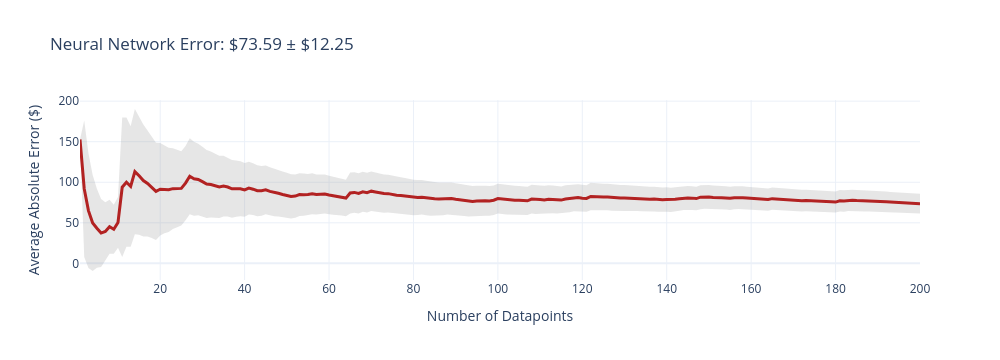
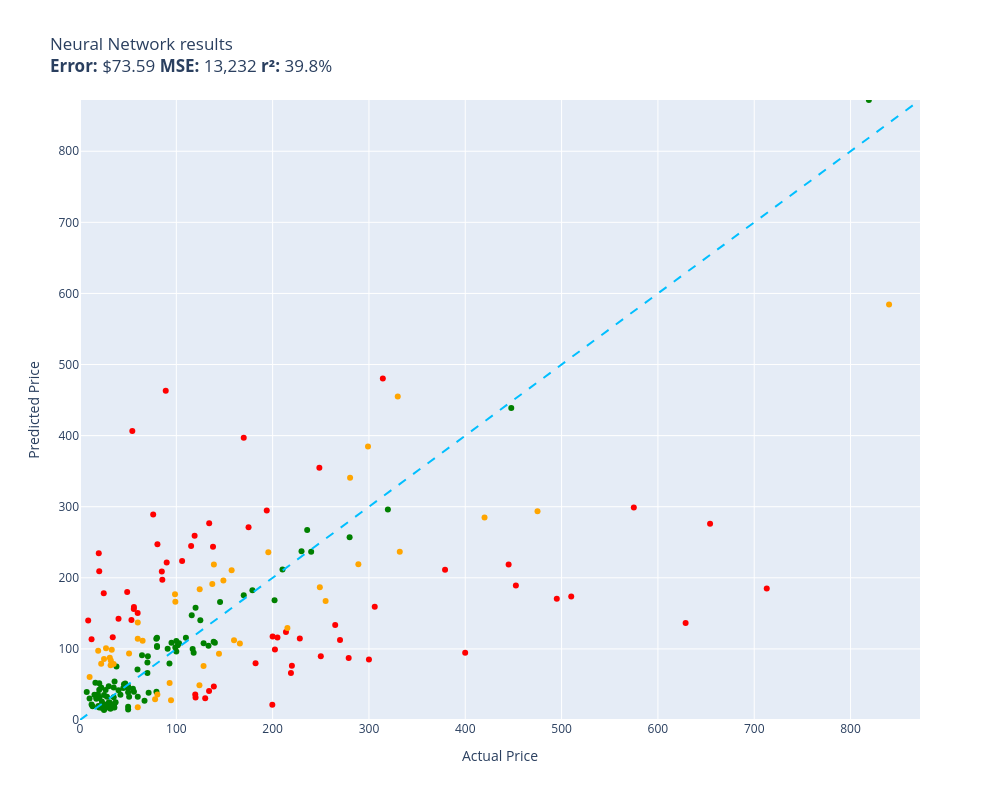

Source (notebook cell) for these figures, in order:
### Code cell
evaluate(neural_network, test)

### Figure 1 — Plotly figure (JSON) as saved in the notebook; plotly's stock layout.template omitted (floating-point values rounded to 4 significant figures; data arrays with more than 128 entries replaced by an {"elided": "..."} marker saying what was removed)
{"data": [{"fill": "toself", "fillcolor": "rgba(128,128,128,0.2)", "hoverinfo": "skip", "line": {"color": "rgba(255,255,255,0)"}, "name": "95% CI", "showlegend": false, "type": "scatter", "x": {"elided": "400 int values"}, "y": {"elided": "400 float values"}}, {"customdata": {"elided": "200x1 float values"}, "hovertemplate": "n=%{x}<br>Avg Error=$%{y:,.2f}<br>±95% CI=$%{customdata[0]:,.2f}<extra></extra>", "line": {"color": "firebrick", "width": 3}, "mode": "lines", "name": "Cumulative Avg Error", "type": "scatter", "x": {"elided": "200 int values"}, "y": {"elided": "200 float values"}}], "layout": {"height": 360, "showlegend": false, "title": {"text": "Neural Network Error: $73.59 ± $12.25"}, "width": 1000, "xaxis": {"title": {"text": "Number of Datapoints"}}, "yaxis": {"title": {"text": "Average Absolute Error ($)"}}}}

### Figure 2 — Plotly figure (JSON) as saved in the notebook; plotly's stock layout.template omitted (floating-point values rounded to 4 significant figures)
{"data": [{"customdata": [["Old Blood Noise Excess V2 Distortion Cho...\nGuess=$66.27 Actual=$219.00"], ["Bam France 2002XL Contoured Hightech Bla...\nGuess=$184.98 Actual=$713.00"], ["Metabo HPT 36V MultiVolt™ Cordless Rotar...\nGuess=$211.30 Actual=$379.00"], ["Innovative Percussion CB-6 Chamois Bass ...\nGuess=$406.49 Actual=$54.32"], ["PEMP E65 E66 CDC Simulate Optical Fiber ...\nGuess=$259.18 Actual=$119.00"], ["Intermatic PX300 12V 300W Transformer wi...\nGuess=$40.94 Actual=$134.00"], ["HK SYSTEMS 13\" Heavy Duty Black \"Push\" O...\nGuess=$209.03 Actual=$84.95"], ["SKB iSeries 3i-13096-6KP Case for BlackM...\nGuess=$271.19 Actual=$174.99"], ["DEWALT 20V MAX* XR Impact Driver with Bl...\nGuess=$189.13 Actual=$452.53"], ["Mini PC, Kinupute Desktop Computer E3-12...\nGuess=$170.69 Actual=$495.00"], ["Scranton & Co 3 Drawer Mobile File Cabin...\nGuess=$244.85 Actual=$115.35"], ["Task T24287 Roman Ogee Router Bit with 1...\nGuess=$155.99 Actual=$55.88"], ["Travelpro Platinum Elite Slim Business L...\nGuess=$123.91 Actual=$213.83"], ["JRready ST6313 DT Deutsch Connector Kit,...\nGuess=$21.50 Actual=$199.68"], ["Dakota Alert MURS Alert Probe Sensor - M...\nGuess=$76.18 Actual=$219.99"], ["3D Tree Hole Branches 075 Stair Risers D...\nGuess=$30.52 Actual=$129.99"], ["Fjallraven, Kanken Laptop 15\" Backpack f...\nGuess=$35.72 Actual=$119.65"], ["Projector, CRAZVIEW Projector with WiFi ...\nGuess=$140.72 Actual=$53.40"], ["Diversitech WG840585 Motor, (Ddb) 1/3Hp,...\nGuess=$276.72 Actual=$134.12"], ["MC: Pindicator (Dual Intensity Amber)\nGuess=$142.26 Actual=$40.00"], ["Evan-Fischer Front Bumper Cover Compatib...\nGuess=$98.99 Actual=$202.38"], ["Poison Spyder 10-08-020 Rocker Knocker\nGuess=$136.37 Actual=$628.76"], ["DIMARZIO 204284 DP 163FBK Blues Bucker G...\nGuess=$221.38 Actual=$89.99"], ["Lighted Triangle Mirror Cabinet Bathroom...\nGuess=$218.63 Actual=$445.00"], ["BESTILL Wall Mounted Shower Faucet Set, ...\nGuess=$289.15 Actual=$76.00"], ["Pidoko Kids Train Table, Grey with 90 Pc...\nGuess=$31.67 Actual=$119.97"], ["Satco S9596, 4 Count (Pack of 1), 4.18\nGuess=$113.64 Actual=$12.00"], ["ANZO USA 111207 GMC SIERRA 99-06 / YUKON...\nGuess=$79.89 Actual=$182.28"], ["Kingston Brass KS269SN Kingston Clawfoot...\nGuess=$159.14 Actual=$305.99"], ["KS K-STORM Replacement Silicone Mushroom...\nGuess=$140.04 Actual=$8.50"], ["Pioneer 2AM401-BN Two Handle Kitchen Fau...\nGuess=$114.62 Actual=$228.22"], ["LSSAGOON Backpack for Women Teen Kids Gi...\nGuess=$116.24 Actual=$33.99"], ["Aeromotive 13304 Regulator, X1 Adjustabl...\nGuess=$112.55 Actual=$269.95"], ["Walker Exhaust Ultra EPA 16478 Direct Fi...\nGuess=$299.04 Actual=$574.99"], ["Canon Sure Shot 90u 35mm Date Camera\nGuess=$94.51 Actual=$399.89"], ["AC Compressor & A/C Kit For BMW 335i 335...\nGuess=$480.28 Actual=$314.41"], ["Ibanez M510OVS Acoustic Mandolin in Vint...\nGuess=$397.17 Actual=$169.99"], ["Berta (6 Pieces) 1-1/4 inch Overlay, 90 ...\nGuess=$178.14 Actual=$24.66"], ["Chalkboard Name Badges with Magnetic Bac...\nGuess=$209.25 Actual=$19.95"], ["Linkloos Solar Street Lights Outdoor Wat...\nGuess=$159.09 Actual=$55.99"], ["CradlePoint Compact Broadband Router (CB...\nGuess=$462.95 Actual=$89.00"], ["Universal Power Group 12V 100Ah Sealed L...\nGuess=$117.62 Actual=$199.99"], ["Hp Pavilion P7-1257c Motherboard Aahd3-h...\nGuess=$150.67 Actual=$59.86"], ["New Replacement seat cover fits Yamaha M...\nGuess=$47.28 Actual=$138.95"], ["ECCPP Power Steering Pump for 2009-2010 ...\nGuess=$197.16 Actual=$85.48"], ["SP Air Corporation SP-8102BU 1/4-Inch He...\nGuess=$115.95 Actual=$204.99"], ["ASUS VY279HE-W 27” 1080P Monitor - White...\nGuess=$243.52 Actual=$138.10"], ["Music Hall pa15.3 MM/MC Phono Preamplifi...\nGuess=$89.83 Actual=$250.00"], ["Diversitech UC2436-3 Ultralite Condenser...\nGuess=$247.26 Actual=$80.39"], ["Lorell Bell Chair Glide, 2.5\", Black\nGuess=$234.57 Actual=$19.50"], ["4 Inches Rolled Muffler Tip Catback Exha...\nGuess=$294.77 Actual=$193.88"], ["Competition Clutch Disc and Pressure Pla...\nGuess=$173.86 Actual=$510.00"], ["APS iBoard (304 Stainless Steel Polished...\nGuess=$133.73 Actual=$264.95"], ["KUNFINE Android Radio CarPlay & Android ...\nGuess=$223.56 Actual=$106.00"], ["VIPMOTOZ Sequential Turn Signal Premium ...\nGuess=$87.38 Actual=$278.94"], ["A-Premium Front Suspension Steering Knuc...\nGuess=$179.99 Actual=$48.99"], ["Empava 24\" Single Wall Ovens 10 Cooking ...\nGuess=$276.22 Actual=$654.14"], ["HP Laserjet 2100 Laser Printer W/Test Pr...\nGuess=$84.96 Actual=$299.98"], ["PowerSport Front Rear Brakes and Rotors ...\nGuess=$354.86 Actual=$248.51"]], "hovertemplate": "%{customdata[0]}<extra></extra>", "legendgroup": "red", "marker": {"color": "red", "size": 6, "symbol": "circle"}, "mode": "markers", "name": "red", "orientation": "v", "showlegend": true, "type": "scatter", "x": [219.0, 713.0, 379.0, 54.32, 119.0, 134.0, 84.95, 175.0, 452.5, 495.0, 115.3, 55.88, 213.8, 199.7, 220.0, 130.0, 119.7, 53.4, 134.1, 40.0, 202.4, 628.8, 89.99, 445.0, 76.0, 120.0, 12.0, 182.3, 306.0, 8.5, 228.2, 33.99, 269.9, 575.0, 399.9, 314.4, 170.0, 24.66, 19.95, 55.99, 89.0, 200.0, 59.86, 138.9, 85.48, 205.0, 138.1, 250.0, 80.39, 19.5, 193.9, 510.0, 264.9, 106.0, 278.9, 48.99, 654.1, 300.0, 248.5], "xaxis": "x", "y": [66.27, 185.0, 211.3, 406.5, 259.2, 40.94, 209.0, 271.2, 189.1, 170.7, 244.8, 156.0, 123.9, 21.5, 76.18, 30.52, 35.72, 140.7, 276.7, 142.3, 98.99, 136.4, 221.4, 218.6, 289.2, 31.67, 113.6, 79.89, 159.1, 140.0, 114.6, 116.2, 112.5, 299.0, 94.51, 480.3, 397.2, 178.1, 209.2, 159.1, 462.9, 117.6, 150.7, 47.28, 197.2, 115.9, 243.5, 89.83, 247.3, 234.6, 294.8, 173.9, 133.7, 223.6, 87.38, 180.0, 276.2, 84.96, 354.9], "yaxis": "y"}, {"customdata": [["telpo Headlight Assembly Fit For 15 Camr...\nGuess=$147.31 Actual=$115.99"], ["NewPower99 Battery Kit for Samsung Galax...\nGuess=$43.90 Actual=$54.95"], ["EXMAX NG-10X Fresnel Lens Focusing Adapt...\nGuess=$66.23 Actual=$69.98"], ["Stand for Raven Pro Document Scanner - P...\nGuess=$47.56 Actual=$29.85"], ["RBC12-UPC Replacement Battery Cartridge ...\nGuess=$237.39 Actual=$229.99"], ["8544771 Dryer Heating Element, 279816 Th...\nGuess=$17.74 Actual=$35.74"], ["46mm Digital Pro High-Resolution Close-U...\nGuess=$51.74 Actual=$19.99"], ["Panasonic KX-TG6511B DECT 6.0 PLUS Expan...\nGuess=$114.43 Actual=$79.20"], ["LOVE MEI Galaxy S10 Lite Case, Military ...\nGuess=$17.96 Actual=$32.98"], ["GJY Portable TV,10.6 inch Mini TV for AT...\nGuess=$39.59 Actual=$79.36"], ["LD Products Compatible Toner Cartridge R...\nGuess=$39.16 Actual=$49.98"], ["APS iBoard 6-inch Aluminum (Black Powder...\nGuess=$211.72 Actual=$210.23"], ["June Garden 12\" Sweet Dolly Charlotte - ...\nGuess=$42.60 Actual=$19.99"], ["Clementoni 39132.5 Jigsaw Puzzle 1,000 P...\nGuess=$103.94 Actual=$79.95"], ["10GBase-LR SFP+ Transceiver, Handar 10GB...\nGuess=$31.62 Actual=$19.99"], ["Canon EOS Rebel T7 Digital SLR Camera wi...\nGuess=$872.09 Actual=$819.00"], ["Evergreen HSHB2005 Cylinder Head Gasket ...\nGuess=$70.96 Actual=$59.69"], ["Southwire 120V/15A Right Angle User Atta...\nGuess=$75.29 Actual=$37.87"], ["15\" Locking Shower Head Extension Arm in...\nGuess=$115.72 Actual=$79.95"], ["Mylites+ Standard Comic Book Mylar Sleev...\nGuess=$45.74 Actual=$34.99"], ["DALDED LED Light Kit for Lego Sonic Gree...\nGuess=$22.19 Actual=$24.99"], ["152MM Hole Saws M42 Bi-Metal High Speed ...\nGuess=$31.95 Actual=$17.99"], ["Wenger City Upgrade Laptop Backpack with...\nGuess=$166.07 Actual=$145.42"], ["AUTOFREE LED Tail Lights Assembly Compat...\nGuess=$168.60 Actual=$201.99"], ["Adams Check Payment and Deposit Register...\nGuess=$22.28 Actual=$35.49"], ["Retevis RT68 Soft Earhook Walkie Talkie ...\nGuess=$39.53 Actual=$6.99"], ["Laisomeke Waterproof Junction Box, Unive...\nGuess=$21.78 Actual=$11.99"], ["Sumerain S1339CM Double Handle Widesprea...\nGuess=$267.14 Actual=$235.86"], ["Festool 492370 Platin 2 S1000 Grit 6-Inc...\nGuess=$100.27 Actual=$91.00"], ["Western Digital Enterprise RE4-GP 2TB SA...\nGuess=$115.84 Actual=$109.95"], ["VLAND LED Smoked Taillights Compatible F...\nGuess=$236.69 Actual=$239.99"], ["PM Auto Front Right Quick Complete Strut...\nGuess=$140.21 Actual=$124.94"], ["Tablet PC Cover Compatible with Lenovo T...\nGuess=$15.98 Actual=$31.61"], ["Miyaya@ Funny Animal Masks Collection fo...\nGuess=$29.73 Actual=$16.99"], ["Trail Gear Twin Stick Kit for Top Shift ...\nGuess=$257.17 Actual=$279.92"], ["Ultra Duster Canned Air Net 10 Oz 6-Pack\nGuess=$47.35 Actual=$49.90"], ["Beck/Arnley 0421945 Air Filter\nGuess=$53.98 Actual=$35.87"], ["IQShield Screen Protector Compatible wit...\nGuess=$30.31 Actual=$9.95"], ["Liberty Imports 12 Pack: US Military Toy...\nGuess=$31.21 Actual=$16.98"], ["Neporal Full Spectrum Light Bulb, 6000K ...\nGuess=$36.19 Actual=$18.59"], ["Ceramic Talavera Mexican Tile 4x4\", 9 Pi...\nGuess=$24.91 Actual=$29.95"], ["Marvel Legends Series X-Men 6-Inch Archa...\nGuess=$101.94 Actual=$98.95"], ["EMART Photography C Stand with Boom Arm,...\nGuess=$157.92 Actual=$119.99"], ["KOHLER K-1185540-CP Assembly-Slider\nGuess=$50.37 Actual=$45.67"], ["KUNN Small Electrician Tool Pouch Utilit...\nGuess=$45.58 Actual=$21.99"], ["Trim Kit for 2-handle Shower & Tub Valve...\nGuess=$108.50 Actual=$94.99"], ["iPhone 12/12 Pro Nicaragua Guardabarranc...\nGuess=$17.73 Actual=$19.97"], ["Replacement Remote Control for PANASONIC...\nGuess=$18.07 Actual=$34.95"], ["4LT LUMINETTE Vanity Opal GLS BSN\nGuess=$111.26 Actual=$99.99"], ["4pc Wheel Spacers Adapters 4\" (2inch Per...\nGuess=$99.71 Actual=$116.95"], ["GE RPWF SmartWater Comparable Refrigerat...\nGuess=$24.80 Actual=$36.99"], ["LSI Broadcom SAS 9300-8i 8-port 12Gb/s S...\nGuess=$94.73 Actual=$118.00"], ["NewFantasia Replacement Audio Cable with...\nGuess=$24.21 Actual=$31.00"], ["DuraGo 29515020 Front Hub Assembly\nGuess=$108.11 Actual=$128.34"], ["GENUINE VOLVO THERMOSTAT (3.0, 3.2) S60 ...\nGuess=$108.09 Actual=$102.85"], ["USB Charger, CIVIE High Speed 60W Multip...\nGuess=$52.53 Actual=$15.99"], ["Pyle Wireless Rear View Backup Camera - ...\nGuess=$89.61 Actual=$70.45"], ["Kastar Battery Pack Replacement for Sony...\nGuess=$31.37 Actual=$19.99"], ["18 Inch White Undermount Kitchen Sink - ...\nGuess=$182.50 Actual=$179.00"], ["Amana Tool - SC587 Carbide Tipped 3-Wing...\nGuess=$38.39 Actual=$71.23"], ["AZX Stylus Pencil for Apple iPad Pro 202...\nGuess=$17.93 Actual=$29.99"], ["Raspberry Pi 3 Model B+ Aluminum Case Me...\nGuess=$35.57 Actual=$14.99"], ["Skullcandy Hesh Evo Bluetooth Headphones...\nGuess=$80.94 Actual=$69.99"], ["LCD Screen for Dell Inspiron 17R 17.3\" H...\nGuess=$91.24 Actual=$64.37"], ["200 ' feet True 14 Gauge AWG CCA Speaker...\nGuess=$44.88 Actual=$44.95"], ["The Puppet Company - Carpet-Unicorn, Whi...\nGuess=$18.67 Actual=$19.00"], ["KYX Racing Hardened Steel Center Drive S...\nGuess=$51.20 Actual=$46.99"], ["StonKraft Brass Chess Board Game Set wit...\nGuess=$108.60 Actual=$140.00"], ["Baumgartens Sicurix Blank PVC ID Cards (...\nGuess=$19.62 Actual=$19.11"], ["OEM Samsung Remote Control Shipped with ...\nGuess=$39.85 Actual=$56.00"], ["Venom Power Terra Hunter R/T+ R/T All-Te...\nGuess=$296.14 Actual=$319.65"], ["Custom Engagement Logo Desk Embosser Sea...\nGuess=$18.80 Actual=$49.95"], ["520 Pieces Christmas Envelope Seal Stick...\nGuess=$20.08 Actual=$25.99"], ["LD Compatible Ink Cartridge Replacement ...\nGuess=$35.39 Actual=$41.99"], ["BestPricedDecals Wine A BIT, You'll Feel...\nGuess=$19.18 Actual=$12.98"], ["VATOS 4 Packs Bubble Machine Gun for Kid...\nGuess=$16.97 Actual=$22.88"], ["Steering Wheel, Carbon Fiber Automotive ...\nGuess=$438.88 Actual=$447.74"], ["BXYJY for Samsung Galaxy Z Fold 3 Case w...\nGuess=$14.86 Actual=$49.99"], ["VONADO Space Wars Colonial Viper MK1 Bui...\nGuess=$41.99 Actual=$39.99"], ["Disney Princess Sparkling Princess Sleep...\nGuess=$14.12 Actual=$24.95"], ["sabermaster TCG Playmat yugioh playmat T...\nGuess=$18.51 Actual=$21.99"], ["Star Wars Die-Cast Metal TITANIUM Series...\nGuess=$26.12 Actual=$22.70"], ["DuraGo BR5330 Front Vented Disc Brake Ro...\nGuess=$105.27 Actual=$101.51"], ["Glovion Music Stand Light, Clip On Piano...\nGuess=$32.56 Actual=$27.99"], ["Blanco 230966 Valea Stainless Steel Sink...\nGuess=$79.64 Actual=$92.88"], ["Think Gizmos Build Your Own Robot Toys f...\nGuess=$35.26 Actual=$24.95"], ["Viola Bow 4/4 Full Size Carbon Fiber (Bl...\nGuess=$44.99 Actual=$49.99"], ["Targus CityGear Durable Backpack, Black,...\nGuess=$104.58 Actual=$133.43"], ["KZ ZS10 Pro in Ear Monitor Headphone KZ ...\nGuess=$27.07 Actual=$66.99"], ["Fender Hendrix Voodoo Child Coiled Instr...\nGuess=$32.55 Actual=$59.99"], ["W11130208 W10695459 Refrigerator LED Mod...\nGuess=$42.11 Actual=$26.59"], ["STICKGOO Peel and Stick Backsplash for K...\nGuess=$32.11 Actual=$34.99"], ["Garmin 010-12402-10 GT15M-TM Transom-Mou...\nGuess=$110.19 Actual=$138.74"], ["Fitness Center Gym Room Weight Train Dua...\nGuess=$96.38 Actual=$99.99"], ["MonMount Triple Monitor Stand Freestandi...\nGuess=$102.57 Actual=$79.99"], ["Xiaomi Redmi 10 2022 NFC 4G LTE (128GB +...\nGuess=$175.32 Actual=$169.99"], ["Refresh NSF-53 Premium Replacement Refri...\nGuess=$32.86 Actual=$50.99"], ["NICKSTON Red Sparkling Glitter Slim Band...\nGuess=$16.35 Actual=$25.99"]], "hovertemplate": "%{customdata[0]}<extra></extra>", "legendgroup": "green", "marker": {"color": "green", "size": 6, "symbol": "circle"}, "mode": "markers", "name": "green", "orientation": "v", "showlegend": true, "type": "scatter", "x": [116.0, 54.95, 69.98, 29.85, 230.0, 35.74, 19.99, 79.2, 32.98, 79.36, 49.98, 210.2, 19.99, 79.95, 19.99, 819.0, 59.69, 37.87, 79.95, 34.99, 24.99, 17.99, 145.4, 202.0, 35.49, 6.99, 11.99, 235.9, 91.0, 110.0, 240.0, 124.9, 31.61, 16.99, 279.9, 49.9, 35.87, 9.95, 16.98, 18.59, 29.95, 98.95, 120.0, 45.67, 21.99, 94.99, 19.97, 34.95, 99.99, 117.0, 36.99, 118.0, 31.0, 128.3, 102.8, 15.99, 70.45, 19.99, 179.0, 71.23, 29.99, 14.99, 69.99, 64.37, 44.95, 19.0, 46.99, 140.0, 19.11, 56.0, 319.6, 49.95, 25.99, 41.99, 12.98, 22.88, 447.7, 49.99, 39.99, 24.95, 21.99, 22.7, 101.5, 27.99, 92.88, 24.95, 49.99, 133.4, 66.99, 59.99, 26.59, 34.99, 138.7, 99.99, 79.99, 170.0, 50.99, 25.99], "xaxis": "x", "y": [147.3, 43.9, 66.23, 47.56, 237.4, 17.74, 51.74, 114.4, 17.96, 39.59, 39.16, 211.7, 42.6, 103.9, 31.62, 872.1, 70.96, 75.29, 115.7, 45.74, 22.19, 31.95, 166.1, 168.6, 22.28, 39.53, 21.78, 267.1, 100.3, 115.8, 236.7, 140.2, 15.98, 29.73, 257.2, 47.35, 53.98, 30.31, 31.21, 36.19, 24.91, 101.9, 157.9, 50.37, 45.58, 108.5, 17.73, 18.07, 111.3, 99.71, 24.8, 94.73, 24.21, 108.1, 108.1, 52.53, 89.61, 31.37, 182.5, 38.39, 17.93, 35.57, 80.94, 91.24, 44.88, 18.67, 51.2, 108.6, 19.62, 39.85, 296.1, 18.8, 20.08, 35.39, 19.18, 16.97, 438.9, 14.86, 41.99, 14.12, 18.51, 26.12, 105.3, 32.56, 79.64, 35.26, 44.99, 104.6, 27.07, 32.55, 42.11, 32.11, 110.2, 96.38, 102.6, 175.3, 32.86, 16.35], "yaxis": "y"}, {"customdata": [["SuppliesOutlet Compatible Toner Cartridg...\nGuess=$93.03 Actual=$144.29"], ["ACDelco GM Original Equipment FW339 Fron...\nGuess=$129.24 Actual=$215.33"], ["Pump Head TBVECHI 175PSI 4KW 5.5HP 21CFM...\nGuess=$455.16 Actual=$329.90"], ["CORSAIR Dominator Platinum RGB 32GB (2x1...\nGuess=$48.89 Actual=$124.00"], ["Bam Trekking 3027SB Single Black Clarine...\nGuess=$236.59 Actual=$332.00"], ["Aolemi Oil Rubbed Bronze Single Function...\nGuess=$176.98 Actual=$98.65"], ["Deco Mount Pro Tripod Microphone Stand w...\nGuess=$137.13 Actual=$59.95"], ["GanFindX Portable Car Hand Controls for ...\nGuess=$112.22 Actual=$159.90"], ["KOMPUTERBAY 4GB 2X 2GB DDR2 1066MHz PC2-...\nGuess=$35.80 Actual=$80.34"], ["Tidal Front + Rear Fender Flares 4PC Poc...\nGuess=$167.29 Actual=$254.99"], ["Baseball Backpacks Large 18 Inch Bookbag...\nGuess=$77.18 Actual=$31.77"], ["KOHLER 18865-CP Filtered Water Faucet, P...\nGuess=$293.75 Actual=$475.00"], ["Webcem Solar Shed Light Outdoor Indoor, ...\nGuess=$29.12 Actual=$77.96"], ["Engine Thermostat, Replace 19301-PAA-306...\nGuess=$97.32 Actual=$18.89"], ["Dell Optiplex 390 Desktop Computer i3 3....\nGuess=$183.99 Actual=$124.27"], ["Intrepid International Dressage Letters-...\nGuess=$100.80 Actual=$26.99"], ["LEGO Marvel Avengers War Machine Buster ...\nGuess=$114.13 Actual=$59.95"], ["Grey Pneumatic 1311SD Impact Socket Set\nGuess=$210.69 Actual=$157.43"], ["Urth 62mm UV, Circular Polarizing (CPL),...\nGuess=$218.77 Actual=$139.00"], ["MGP Caliper Covers 39011SACURD Red Powde...\nGuess=$186.67 Actual=$249.00"], ["Royal Designs, Inc. Decorative Abundant ...\nGuess=$85.64 Actual=$24.95"], ["Mikrotik RB3011UIAS-RM RouterBOARD 10xGi...\nGuess=$384.61 Actual=$299.00"], ["MONOCARBON Forged Carbon Fiber Case for ...\nGuess=$18.03 Actual=$59.99"], ["Wilkinson LOW GAUSS Vintage Tone Strat S...\nGuess=$87.53 Actual=$30.93"], ["MXR Carbon Copy Deluxe Analog Delay Guit...\nGuess=$235.90 Actual=$195.50"], ["Cardone 84-58642 New HEI Electronic Dist...\nGuess=$107.64 Actual=$165.99"], ["Auertech Portable Washing Machine, 14lbs...\nGuess=$166.42 Actual=$98.99"], ["Evan Fischer Radiator Cooling Fan Assemb...\nGuess=$191.44 Actual=$137.34"], ["UPR Mach 1 Chin Spoiler Fits 94-98 Musta...\nGuess=$111.36 Actual=$64.99"], ["ROHL WSGUM3018WH Wire Sink Grids, White\nGuess=$75.93 Actual=$128.28"], ["CTLAMP XL-2100 Professional Quality XL-2...\nGuess=$83.76 Actual=$32.00"], ["200 Couples Conversation Cards - Enjoy B...\nGuess=$98.81 Actual=$32.97"], ["Audio Techinca ATW-T1002 System 10 Handh...\nGuess=$219.01 Actual=$289.00"], ["Dell XPS 13 9343-2727SLV 13.3\" Full HD S...\nGuess=$584.34 Actual=$839.99"], ["Replacement Remote Control fit for Sony ...\nGuess=$60.31 Actual=$9.99"], ["Pacific Drums PDCM1618TTRB 16 x 18 Inche...\nGuess=$284.97 Actual=$419.99"], ["Vinyl Soft Top Roll-up Adjustable Truck ...\nGuess=$196.17 Actual=$148.88"], ["Samsung DA97-07603B Freezer Ice Maker As...\nGuess=$51.97 Actual=$93.02"], ["Intex River Run Connect Lounge (Four)\nGuess=$27.65 Actual=$94.49"], ["VTech Strum and Jam Kidi Musical Guitar ...\nGuess=$79.23 Actual=$21.99"], ["Jada Toys Ryan's World Combo Panda Airli...\nGuess=$78.71 Actual=$34.94"], ["Pyle 2x120 Watt Home Audio Speaker Power...\nGuess=$93.39 Actual=$50.92"], ["For Volvo C70 S70 V70 V40 S40 AC Compres...\nGuess=$340.66 Actual=$280.41"]], "hovertemplate": "%{customdata[0]}<extra></extra>", "legendgroup": "orange", "marker": {"color": "orange", "size": 6, "symbol": "circle"}, "mode": "markers", "name": "orange", "orientation": "v", "showlegend": true, "type": "scatter", "x": [144.3, 215.3, 329.9, 124.0, 332.0, 98.65, 59.95, 159.9, 80.34, 255.0, 31.77, 475.0, 77.96, 18.89, 124.3, 26.99, 59.95, 157.4, 139.0, 249.0, 24.95, 299.0, 59.99, 30.93, 195.5, 166.0, 98.99, 137.3, 64.99, 128.3, 32.0, 32.97, 289.0, 840.0, 9.99, 420.0, 148.9, 93.02, 94.49, 21.99, 34.94, 50.92, 280.4], "xaxis": "x", "y": [93.03, 129.2, 455.2, 48.89, 236.6, 177.0, 137.1, 112.2, 35.8, 167.3, 77.18, 293.8, 29.12, 97.32, 184.0, 100.8, 114.1, 210.7, 218.8, 186.7, 85.64, 384.6, 18.03, 87.53, 235.9, 107.6, 166.4, 191.4, 111.4, 75.93, 83.76, 98.81, 219.0, 584.3, 60.31, 285.0, 196.2, 51.97, 27.65, 79.23, 78.71, 93.39, 340.7], "yaxis": "y"}, {"hoverinfo": "skip", "line": {"color": "deepskyblue", "dash": "dash", "width": 2}, "mode": "lines", "name": "y = x", "showlegend": false, "type": "scatter", "x": [0, 872.1], "y": [0, 872.1]}], "layout": {"height": 800, "legend": {"title": {"text": "color"}, "tracegroupgap": 0}, "showlegend": false, "title": {"text": "Neural Network results<br><b>Error:</b> $73.59 <b>MSE:</b> 13,232 <b>r²:</b> 39.8%"}, "width": 1000, "xaxis": {"anchor": "y", "domain": [0, 1], "range": [0, 872.1], "title": {"text": "Actual Price"}}, "yaxis": {"anchor": "x", "domain": [0, 1], "range": [0, 872.1], "title": {"text": "Predicted Price"}}}}
